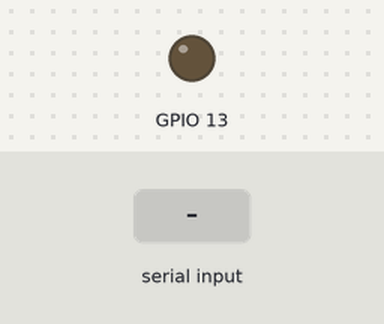
A sketch run on a simulated ESP32. Parts: output pins drawn as LEDs (lit = HIGH). The test bench sets the inputs (shaded band). Nothing arrives over Bluetooth unless stated.

Above: at 1.2 s.
1.3 s: "o" received over the second serial link
At 2.3 s:
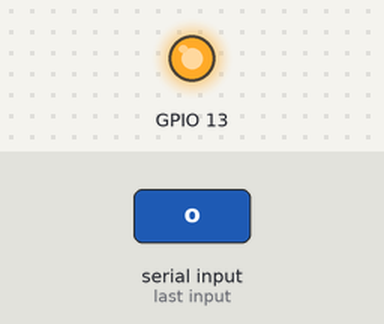
2.8 s: "p" received over the second serial link
At 3.3 s:
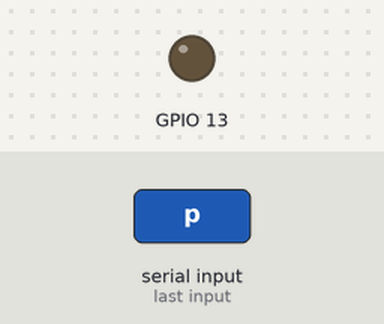
Timing chart, 0 to 5.8 s (numbered marks = the images above; inputs shaded):
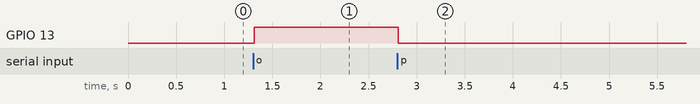

The sketch:

feather_code.ino
```cpp
#include "BluetoothSerial.h"
#include <stdio.h>
#include <math.h>

BluetoothSerial SerialBT;

int count = 0;

void setup() {
  Serial.begin(115200);
  SerialBT.begin("ESP32test"); //Bluetooth device name
  //Serial.println("The device started, now you can pair it with bluetooth!");
  pinMode(13,OUTPUT);
  digitalWrite(13,LOW);
}

void loop() {
  char c = 0;
  int an = 0;
  int i;

  if (Serial.available()) {
    SerialBT.write(Serial.read());
  }
  if (SerialBT.available()) {
    //Serial.write(SerialBT.read());
    c = SerialBT.read();
    if(c == 'o'){
      digitalWrite(13,HIGH);
    }
    else if (c == 'p'){
      digitalWrite(13,LOW);
    }
    else if (c == 'a'){
      an = analogRead(A2);
      SerialBT.print("a ");
      SerialBT.println(an);
    }
    else if (c == 'x'){
      count = count + 1;
      for (i=0; i<100; i++){
        SerialBT.print("x ");
        SerialBT.print(i);
        SerialBT.print(" ");
        SerialBT.println(int(50*sin(2*3.14/50*i+count)));
      }
    }
    else if (c == 'c'){
      SerialBT.println("c 1");
    }
  }
  delay(20);
}
```

Measured:
- after the input at 1.3 s, GPIO 13: LOW → HIGH at once
- after the input at 2.8 s, GPIO 13: HIGH → LOW at once
